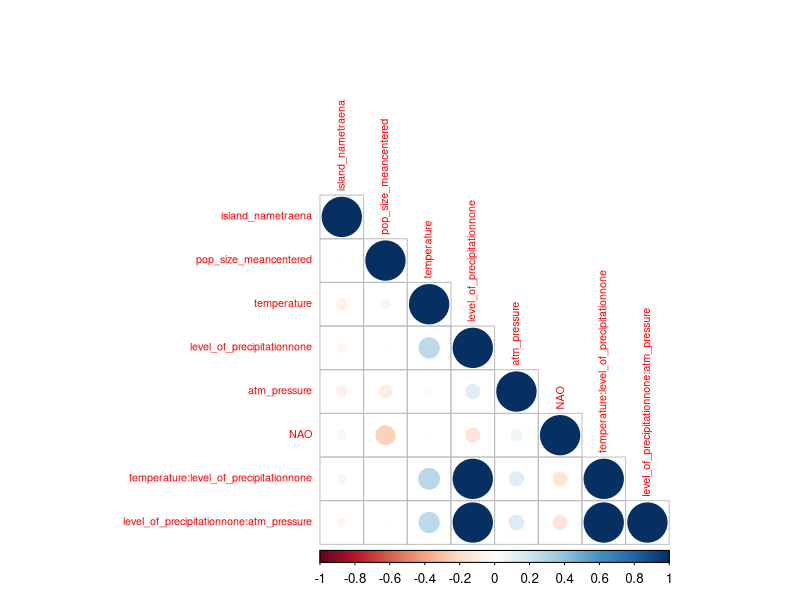
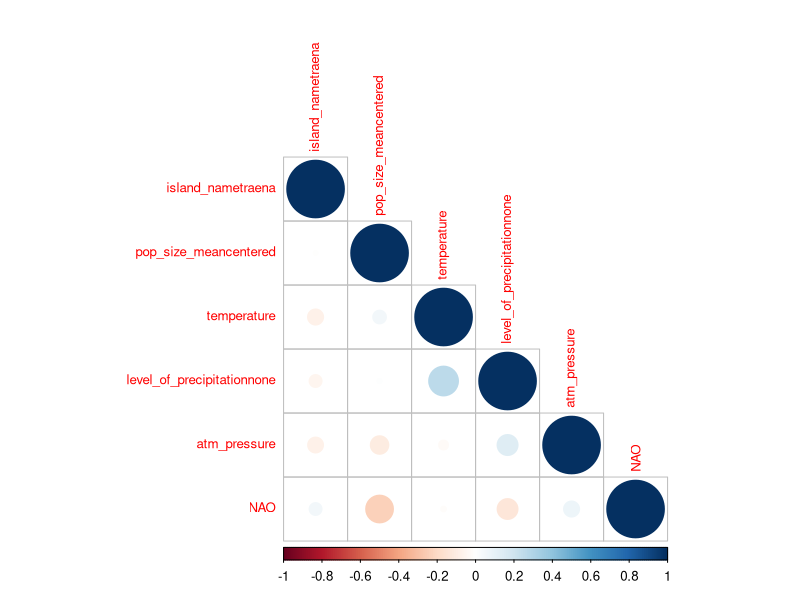
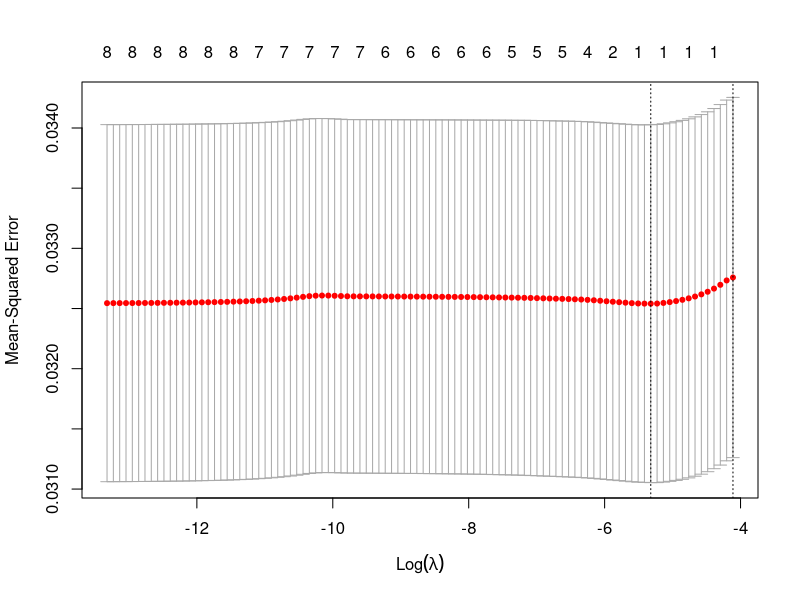
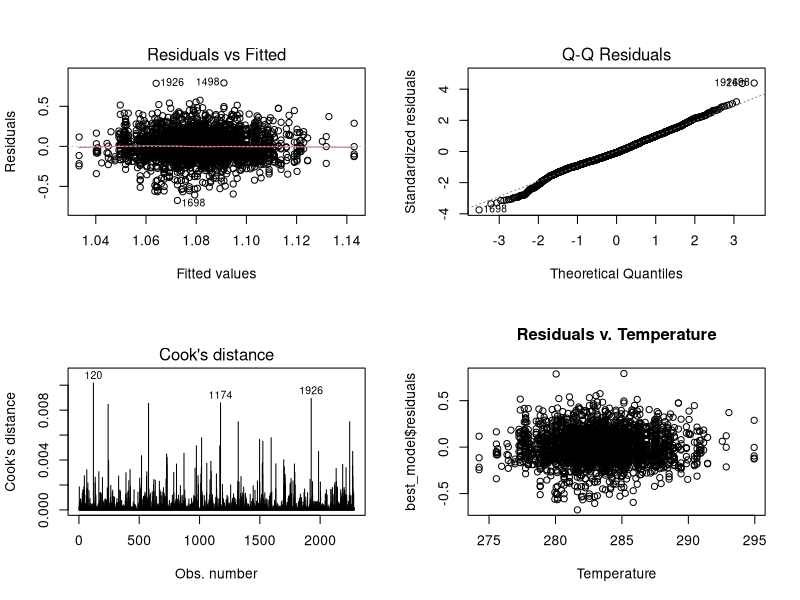
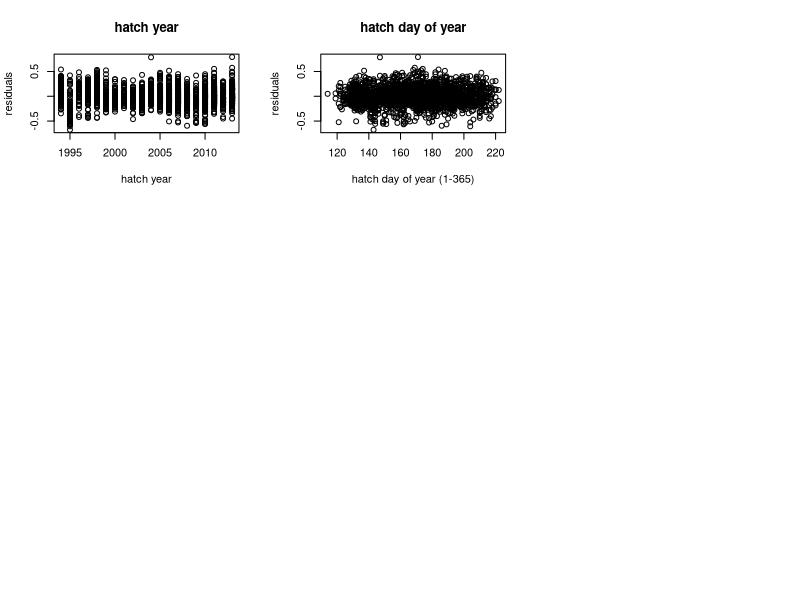

Here is the R script that generated these plots, in order: (Note: this script raises an error after producing the figures.)
"
Summary:

B. Significant predictors
  5) Multicollinearity
      A. LASSO model (with interaction terms): full model regularized with LASSO
          - lambda 1se predictors: level_of_precipitation*atm_pressure, pop_size_meancentered, temperature, NAO
      B. No-interaction model: family-wise inference
          - significant predictor(s): temperature only
      C. ANOVA to compare LASSO model and no-interaction model
          - p-value = 0.10 => temperature is the only significant predictor
  6) Diagnostic plots
      - QQ plot
      - residuals v. fitted
      - residuals v. temperature
      - Cook's
      - independence of residuals (plot against date, observation no, other 5 ommitted var)
  7) re-transform back into original units
      
"
#############################################################################################################
dev.off()
rm(list = ls())
# Libraries
library(corrplot)
library(glmnet)
library(ggplot2)

# Functions
#############################################################################################################
# Accessing data
tl_df <- read.csv("./data_clean/predictors_of_tl_dataset.csv")
head(tl_df)
#############################################################################################################
# checking for multicollinearity
full_pred <- c("island_name",
                      "pop_size_meancentered",
                      "temperature*level_of_precipitation",
                      "level_of_precipitation * atm_pressure", "NAO"
)
full_formula <- as.formula(
  paste("bc_TL", 
        paste(full_pred, collapse = " + "),
        sep = " ~ ")
)
X <- model.matrix(lm(full_formula, data = tl_df), data = tl_df)[, -1]
corrplot(cor(X), type = "lower", tl.cex = 0.65)
# High multicollinearity among precipitation variables. Regularize with LASSO later.
dev.off()

# minus interactions
pred_nointer <- c("island_name",
                  "pop_size_meancentered",
                  "temperature", "level_of_precipitation",
                  "atm_pressure", "NAO"
)
nointer_formula <- as.formula(
  paste("bc_TL", 
        paste(pred_nointer, collapse = " + "),
        sep = " ~ ")
)
X_nointer <- model.matrix(lm(nointer_formula, data = tl_df), data = tl_df)[, -1]

corrplot(cor(X_nointer), type = "lower", tl.cex = 0.8)
# looks much better
dev.off()
####################################################################################################################
# LASSO Regularization on full model
X <- model.matrix(full_formula, data = tl_df)
cvfit <- cv.glmnet(x = X, y = tl_df$bc_TL, alpha = 1)

plot(cvfit)
dev.off()

print(cvfit)
coef(glmnet(X, tl_df$bc_TL), s = 0.001070)
# level_of_precipitation*atm_pressure, pop_size_meancentered, temperature, NAO
lasso_model <- lm(bc_TL ~ level_of_precipitation*atm_pressure
                  + pop_size_meancentered + temperature + NAO,
                  data = tl_df)

# t test model
nointer_model <- lm(nointer_formula, data = tl_df)
bonferroni_a <- 0.05/6
bonferroni_a
# 0.008333333
summary(nointer_model)
# temperature is the only significant predictor p-val = 7.45e-05
reduced_model <- lm(bc_TL ~ temperature, data = tl_df)
####################################################################################################################
# ANOVA comparison
anova(lasso_model, reduced_model)
# Does not appear to be significantly better
best_model <- reduced_model
####################################################################################################################
# Diagnostics
par(mfrow = c(2,2))
plot(best_model, which = c(1, 2, 4))
plot(x = tl_df$temperature, y = best_model$residuals, main = "Residuals v. Temperature", xlab = "Temperature")
dev.off()

# Independence of residuals
par(mfrow = c(3,3))
# v. hatching time
plot(y = best_model$residuals, x = tl_df$year, main="hatch year", xlab = "hatch year", ylab="residuals")
plot(y = best_model$residuals, x = tl_df$yearday, main="hatch day of year", xlab = "hatch day of year (1-365)", ylab="residuals")
# v. telomere collection time
tl_df <- tl_df %>% mutate(sample_year = as.integer(substr(sample_date, 7, 10))) %>%
  mutate(sample_month = as.integer(substr(sample_date, 4, 5)))

plot(y=best_model$residuals, x=tl_df$sample_year, main = "telomere collection year",xlab="year", ylab = "residuals")
plot(y=best_model$residuals, x=tl_df$sample_month, main = "telomere collection month", xlab="month",ylab="residuals")

# v. ommitted predictors
cts_omitted_pred <- c("pop_size_meancentered",
                  "atm_pressure", 
                  "NAO"
)
cat_omitted_pred <- c("island_name", "level_of_precipitation")

for (pred in cts_omitted_pred) {
  plot(tl_df[[pred]], best_model$residuals, main = pred, xlab = pred)
}

for (pred in cat_omitted_pred) {
  plot(as.factor(tl_df[[pred]]), best_model$residuals, main = pred)
}

dev.off()
###################################################################################################################
# plotting best model (box-cox transformed)
predictions <- data.frame(temperature = 270:300, bc_TL = predict(best_model, newdata = data.frame(temperature = 270:300)))

ggplot() +
  geom_point(aes(x=temperature, y = bc_TL, color = "blue"), data = tl_df) +
  geom_line(aes(x=temperature, y = bc_TL, col = "darkblue"), data = predictions) +
  ggtitle("Temperature v. Transformed Telomere Length") +
  scale_x_continuous("Temperature (K)") +
  scale_y_continuous("TL^(3/4)") 
###################################################################################################################
# plot out  back-transformed predictions
lambda <- .75
predictions <- predictions %>% 
  mutate(TL = (bc_TL)^(1/lambda))
ggplot() +
  geom_point(aes(x=temperature, y = TL, color = "blue"), data = tl_df) +
  geom_line(aes(x=temperature, y = TL, col = "darkblue"), data = predictions) +
  ggtitle("Temperature v. Telomere Length") +
  scale_x_continuous("Temperature (K)") +
  scale_y_continuous("TL") 

est <- lm(TL ~ temperature, data = predictions)
summary(est)